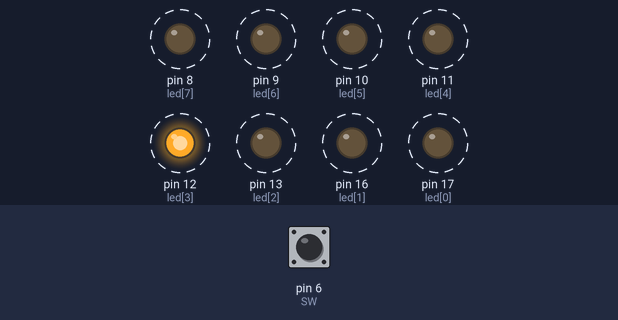
Recording of a sketch running on a simulated Arduino Uno, built with avr-gcc and run on an emulated ATmega328P. Parts: output pins drawn as LEDs (lit = HIGH). Dashed ring = blinking. The test bench sets the inputs (shaded band); at power-on: pin 6 (SW) LOW.

Above: at 2.7 s.
4.5 s: pin 6 (SW) pulled HIGH for 2.15 s
At 4.7 s:
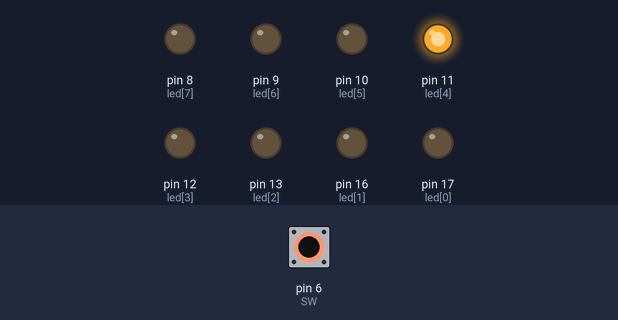
At 7.0 s:
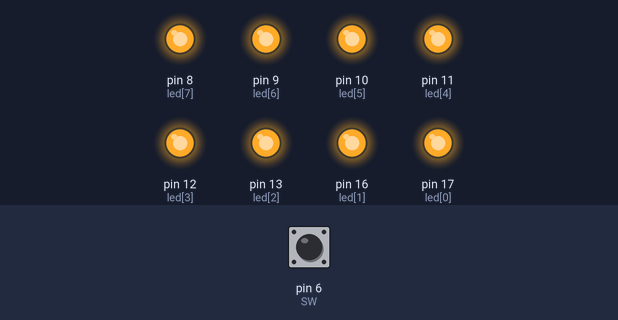
Timing chart, 0 to 14.1 s (numbered marks = the images above; inputs shaded):
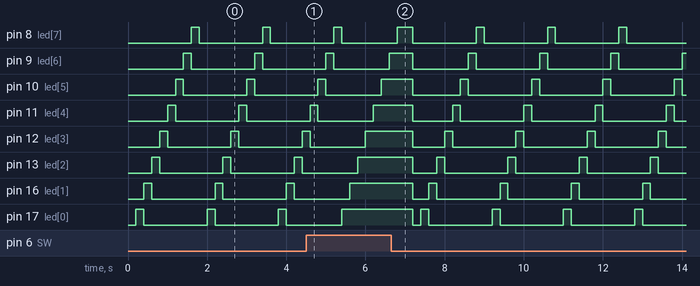

The sketch:

lab02.3.ino
```cpp
const byte NUM=8;
const byte SW = 6;
const byte led[]={17,16,13,12,11,10,9,8};
const int delaytime=200;
int i,ii;
void setup()
{
  for(ii=0;ii<NUM;ii++){
    pinMode(led[ii],OUTPUT);
    pinMode(SW,INPUT);
    digitalWrite(led[ii],LOW);
  }
}

void loop(){
  boolean val = digitalRead(6);
  if(val){
    for(ii=0;ii<NUM;ii++) /*設定全亮*/{
      pinMode(led[ii],OUTPUT);
      digitalWrite(led[ii],HIGH);
      delay(delaytime);
    }
    delay(delaytime);
  }

  else{
    for(ii=0;ii<NUM;ii++) /*設定全暗*/{
      pinMode(led[ii],OUTPUT);
      digitalWrite(led[ii],LOW);
    }
    delay(delaytime);

    for(ii=0;ii<NUM;ii++) /* 從左邊第一個燈開始亮*/{
      digitalWrite(led[ii],HIGH);
      delay(delaytime);
      digitalWrite(led[ii],LOW); /*暗*/
    }
  }
}
```
